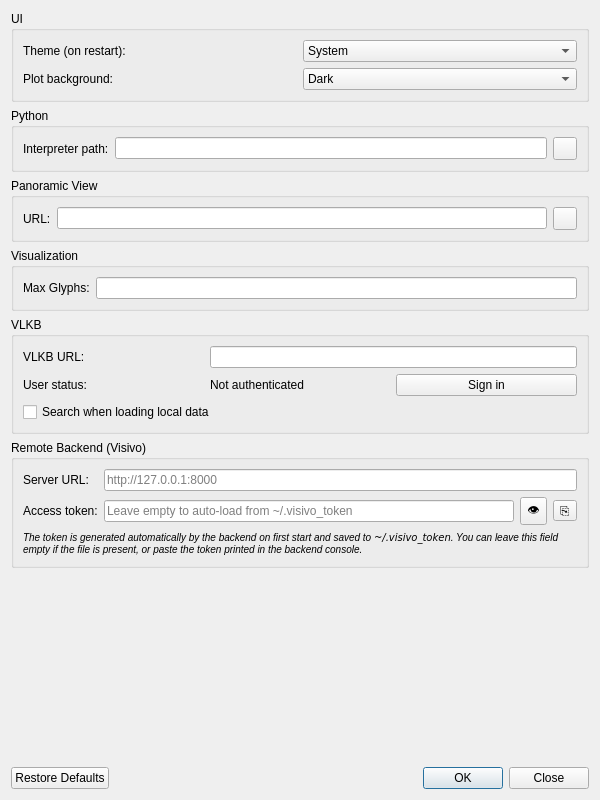
<?xml version="1.0" encoding="UTF-8"?>
<ui version="4.0">
 <class>SettingsDialog</class>
 <widget class="QDialog" name="SettingsDialog">
  <property name="geometry">
   <rect>
    <x>0</x>
    <y>0</y>
    <width>600</width>
    <height>800</height>
   </rect>
  </property>
  <property name="minimumSize">
   <size>
    <width>600</width>
    <height>0</height>
   </size>
  </property>
  <property name="windowTitle">
   <string>Settings</string>
  </property>
  <layout class="QVBoxLayout" name="verticalLayout">
   <item>
    <widget class="QGroupBox" name="groupUI">
     <property name="title">
      <string>UI</string>
     </property>
     <layout class="QGridLayout" name="gridLayout_4">
      <item row="0" column="0">
       <widget class="QLabel" name="label_10">
        <property name="text">
         <string>Theme (on restart):</string>
        </property>
        <property name="buddy">
         <cstring>comboTheme</cstring>
        </property>
       </widget>
      </item>
      <item row="0" column="1">
       <widget class="QComboBox" name="comboTheme">
        <property name="toolTip">
         <string>Takes effect the next time VisIVO starts.</string>
        </property>
        <item>
         <property name="text">
          <string>System</string>
         </property>
        </item>
        <item>
         <property name="text">
          <string>Light</string>
         </property>
        </item>
        <item>
         <property name="text">
          <string>Dark</string>
         </property>
        </item>
       </widget>
      </item>
      <item row="1" column="0">
       <widget class="QLabel" name="labelPlotTheme">
        <property name="text">
         <string>Plot background:</string>
        </property>
        <property name="buddy">
         <cstring>comboPlotTheme</cstring>
        </property>
       </widget>
      </item>
      <item row="1" column="1">
       <widget class="QComboBox" name="comboPlotTheme">
        <item>
         <property name="text">
          <string>Dark</string>
         </property>
        </item>
        <item>
         <property name="text">
          <string>Light</string>
         </property>
        </item>
       </widget>
      </item>
     </layout>
    </widget>
   </item>
   <item>
    <widget class="QGroupBox" name="groupPython">
     <property name="title">
      <string>Python</string>
     </property>
     <layout class="QHBoxLayout" name="horizontalLayout_2">
      <item>
       <widget class="QLabel" name="label_4">
        <property name="text">
         <string>Interpreter path:</string>
        </property>
        <property name="buddy">
         <cstring>linePythonPath</cstring>
        </property>
       </widget>
      </item>
      <item>
       <widget class="QLineEdit" name="linePythonPath"/>
      </item>
      <item>
       <widget class="QToolButton" name="btnPython"/>
      </item>
     </layout>
    </widget>
   </item>
   <item>
    <widget class="QGroupBox" name="groupPanoramicView">
     <property name="title">
      <string>Panoramic View</string>
     </property>
     <layout class="QHBoxLayout" name="horizontalLayout">
      <item>
       <widget class="QLabel" name="label">
        <property name="text">
         <string>URL:</string>
        </property>
        <property name="buddy">
         <cstring>linePanoramicView</cstring>
        </property>
       </widget>
      </item>
      <item>
       <widget class="QLineEdit" name="linePanoramicView"/>
      </item>
      <item>
       <widget class="QToolButton" name="btnPanoramicView"/>
      </item>
     </layout>
    </widget>
   </item>
   <item>
    <widget class="QGroupBox" name="groupVisualization">
     <property name="title">
      <string>Visualization</string>
     </property>
     <layout class="QGridLayout" name="gridLayout">
      <item row="0" column="0">
       <widget class="QLabel" name="label_2">
        <property name="text">
         <string>Max Glyphs:</string>
        </property>
        <property name="buddy">
         <cstring>lineMaxGlyphs</cstring>
        </property>
       </widget>
      </item>
      <item row="0" column="1">
       <widget class="QLineEdit" name="lineMaxGlyphs"/>
      </item>
     </layout>
    </widget>
   </item>
   <item>
    <widget class="QGroupBox" name="groupVLKB">
     <property name="title">
      <string>VLKB</string>
     </property>
     <layout class="QGridLayout" name="gridLayout_2">
      <item row="1" column="1">
       <widget class="QLabel" name="labelVLKBAuth">
        <property name="text">
         <string>Not authenticated</string>
        </property>
       </widget>
      </item>
      <item row="1" column="0">
       <widget class="QLabel" name="label_6">
        <property name="text">
         <string>User status:</string>
        </property>
        <property name="buddy">
         <cstring>btnVLKBAuth</cstring>
        </property>
       </widget>
      </item>
      <item row="1" column="2">
       <widget class="QPushButton" name="btnVLKBAuth">
        <property name="text">
         <string>Sign in</string>
        </property>
       </widget>
      </item>
      <item row="0" column="0">
       <widget class="QLabel" name="label_5">
        <property name="text">
         <string>VLKB URL:</string>
        </property>
        <property name="buddy">
         <cstring>lineVLKBUrl</cstring>
        </property>
       </widget>
      </item>
      <item row="2" column="0" colspan="2">
       <widget class="QCheckBox" name="checkVLKBSearch">
        <property name="text">
         <string>Search when loading local data</string>
        </property>
       </widget>
      </item>
      <item row="0" column="1" colspan="2">
       <widget class="QLineEdit" name="lineVLKBUrl"/>
      </item>
     </layout>
    </widget>
   </item>
   <item>
    <widget class="QGroupBox" name="groupBackend">
     <property name="title">
      <string>Remote Backend (Visivo)</string>
     </property>
     <layout class="QGridLayout" name="gridLayoutBackend">
      <item row="0" column="0">
       <widget class="QLabel" name="labelBackendUrl">
        <property name="text">
         <string>Server URL:</string>
        </property>
        <property name="buddy">
         <cstring>lineBackendUrl</cstring>
        </property>
       </widget>
      </item>
      <item row="0" column="1" colspan="2">
       <widget class="QLineEdit" name="lineBackendUrl">
        <property name="placeholderText">
         <string>http://127.0.0.1:8000</string>
        </property>
       </widget>
      </item>
      <item row="1" column="0">
       <widget class="QLabel" name="labelBackendToken">
        <property name="text">
         <string>Access token:</string>
        </property>
        <property name="buddy">
         <cstring>lineBackendToken</cstring>
        </property>
       </widget>
      </item>
      <item row="1" column="1">
       <widget class="QLineEdit" name="lineBackendToken">
        <property name="echoMode">
         <enum>QLineEdit::EchoMode::Password</enum>
        </property>
        <property name="placeholderText">
         <string>Leave empty to auto-load from ~/.visivo_token</string>
        </property>
       </widget>
      </item>
      <item row="1" column="2">
       <layout class="QHBoxLayout" name="hLayoutTokenButtons">
        <item>
         <widget class="QToolButton" name="btnBackendTokenShow">
          <property name="text">
           <string>👁</string>
          </property>
          <property name="toolTip">
           <string>Show / hide token</string>
          </property>
          <property name="checkable">
           <bool>true</bool>
          </property>
         </widget>
        </item>
        <item>
         <widget class="QToolButton" name="btnBackendTokenCopy">
          <property name="text">
           <string>⎘</string>
          </property>
          <property name="toolTip">
           <string>Copy token to clipboard</string>
          </property>
         </widget>
        </item>
       </layout>
      </item>
      <item row="2" column="0" colspan="3">
       <widget class="QLabel" name="labelBackendHelp">
        <property name="text">
         <string>&lt;small&gt;&lt;i&gt;The token is generated automatically by the backend on first start and saved to &lt;tt&gt;~/.visivo_token&lt;/tt&gt;. You can leave this field empty if the file is present, or paste the token printed in the backend console.&lt;/i&gt;&lt;/small&gt;</string>
        </property>
        <property name="wordWrap">
         <bool>true</bool>
        </property>
       </widget>
      </item>
     </layout>
    </widget>
   </item>
   <item>
    <spacer name="verticalSpacer">
     <property name="orientation">
      <enum>Qt::Orientation::Vertical</enum>
     </property>
     <property name="sizeHint" stdset="0">
      <size>
       <width>20</width>
       <height>40</height>
      </size>
     </property>
    </spacer>
   </item>
   <item>
    <widget class="QDialogButtonBox" name="buttonBox">
     <property name="orientation">
      <enum>Qt::Orientation::Horizontal</enum>
     </property>
     <property name="standardButtons">
      <set>QDialogButtonBox::StandardButton::Close|QDialogButtonBox::StandardButton::Ok|QDialogButtonBox::StandardButton::RestoreDefaults</set>
     </property>
    </widget>
   </item>
  </layout>
 </widget>
 <tabstops>
  <tabstop>comboTheme</tabstop>
  <tabstop>linePythonPath</tabstop>
  <tabstop>btnPython</tabstop>
  <tabstop>linePanoramicView</tabstop>
  <tabstop>btnPanoramicView</tabstop>
  <tabstop>lineMaxGlyphs</tabstop>
  <tabstop>lineVLKBUrl</tabstop>
  <tabstop>btnVLKBAuth</tabstop>
  <tabstop>checkVLKBSearch</tabstop>
  <tabstop>lineBackendUrl</tabstop>
  <tabstop>lineBackendToken</tabstop>
  <tabstop>btnBackendTokenShow</tabstop>
  <tabstop>btnBackendTokenCopy</tabstop>
 </tabstops>
 <resources/>
 <connections>
  <connection>
   <sender>buttonBox</sender>
   <signal>accepted()</signal>
   <receiver>SettingsDialog</receiver>
   <slot>accept()</slot>
   <hints>
    <hint type="sourcelabel">
     <x>272</x>
     <y>686</y>
    </hint>
    <hint type="destinationlabel">
     <x>157</x>
     <y>274</y>
    </hint>
   </hints>
  </connection>
  <connection>
   <sender>buttonBox</sender>
   <signal>rejected()</signal>
   <receiver>SettingsDialog</receiver>
   <slot>reject()</slot>
   <hints>
    <hint type="sourcelabel">
     <x>340</x>
     <y>686</y>
    </hint>
    <hint type="destinationlabel">
     <x>286</x>
     <y>274</y>
    </hint>
   </hints>
  </connection>
 </connections>
</ui>
